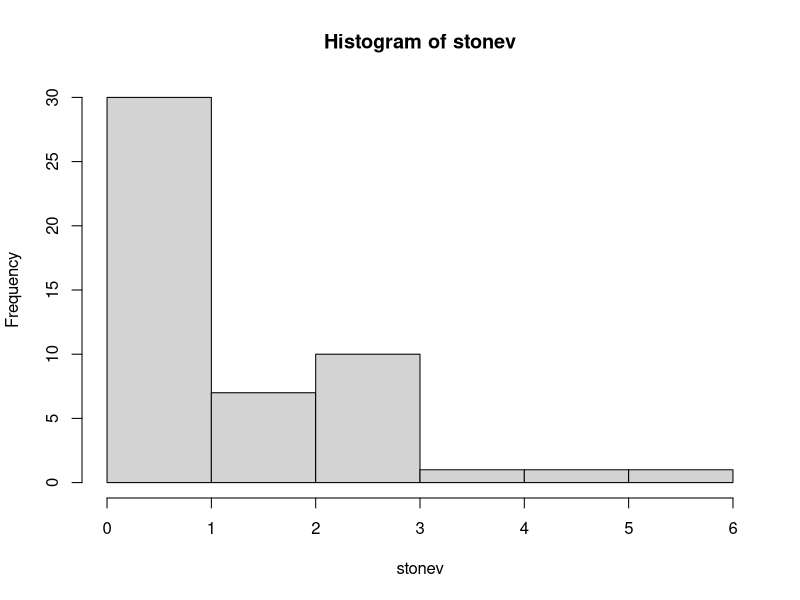
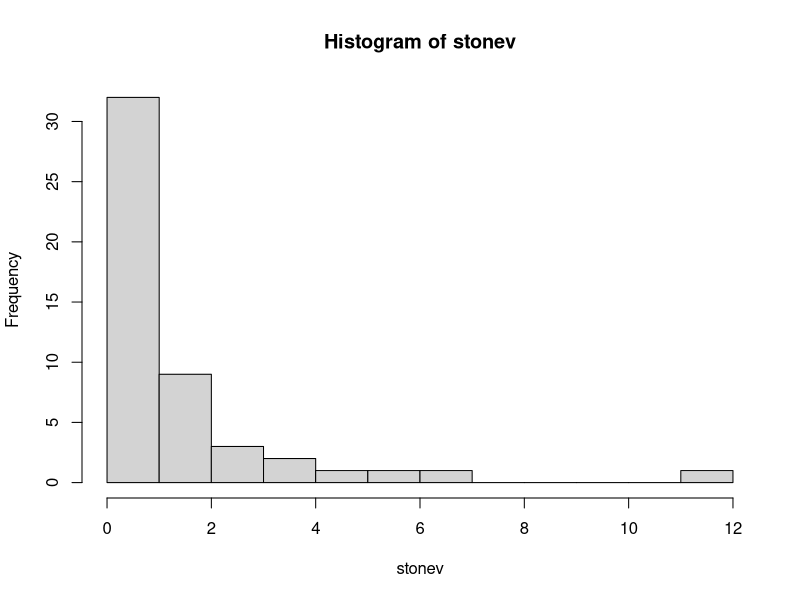
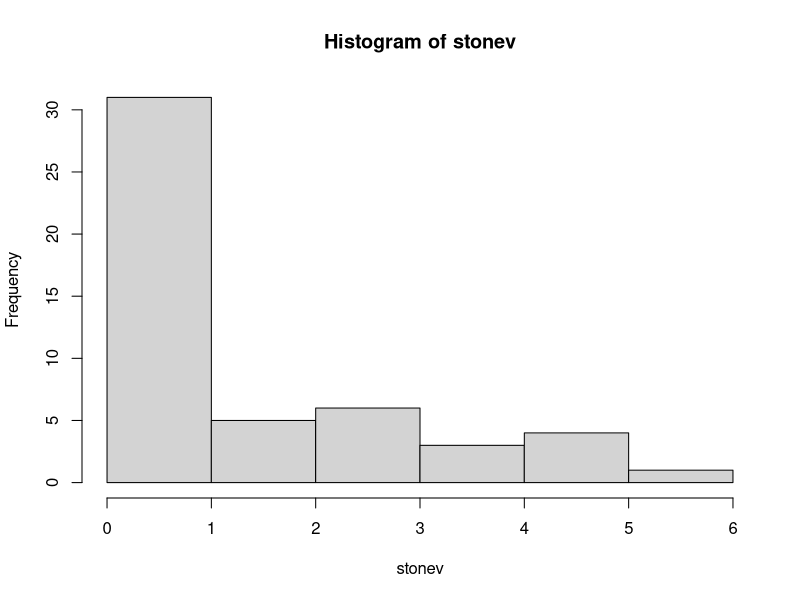
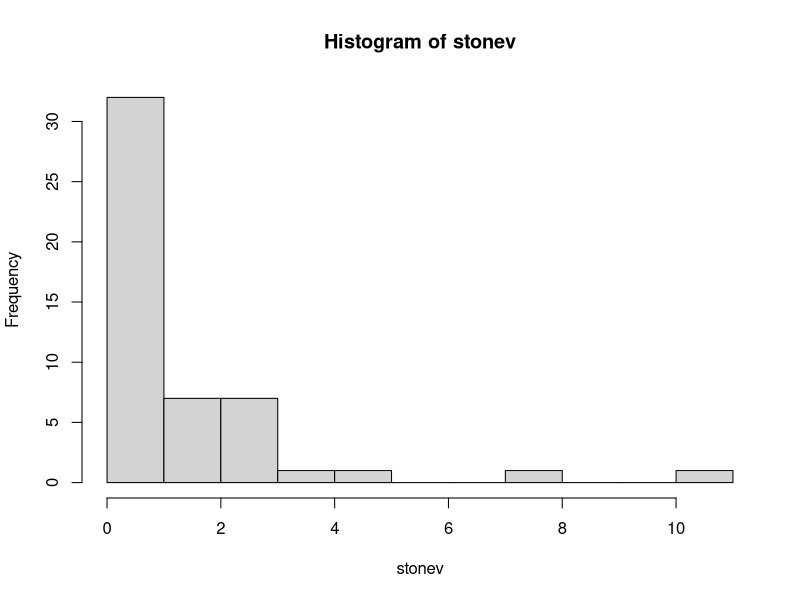
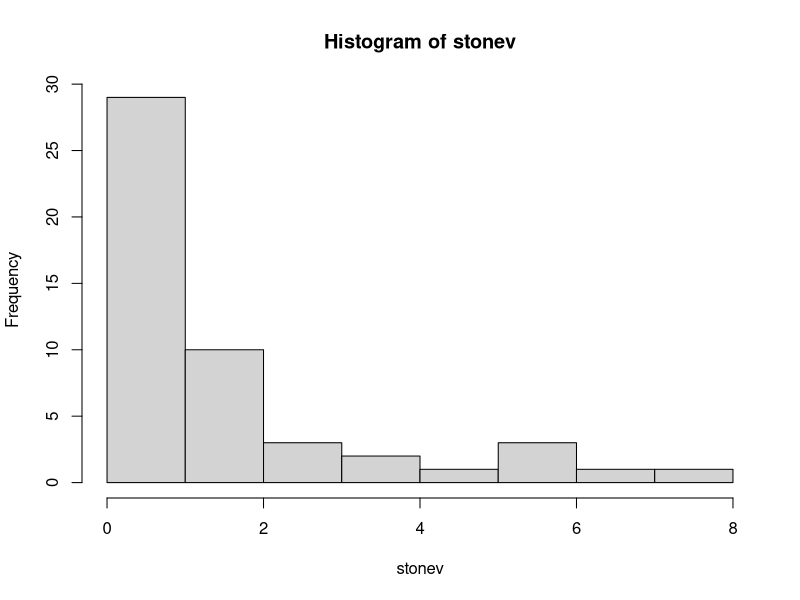
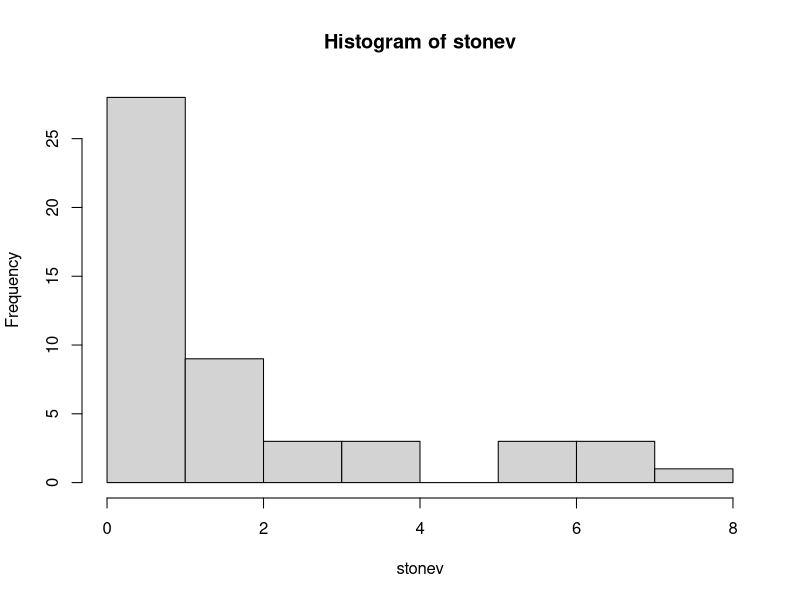
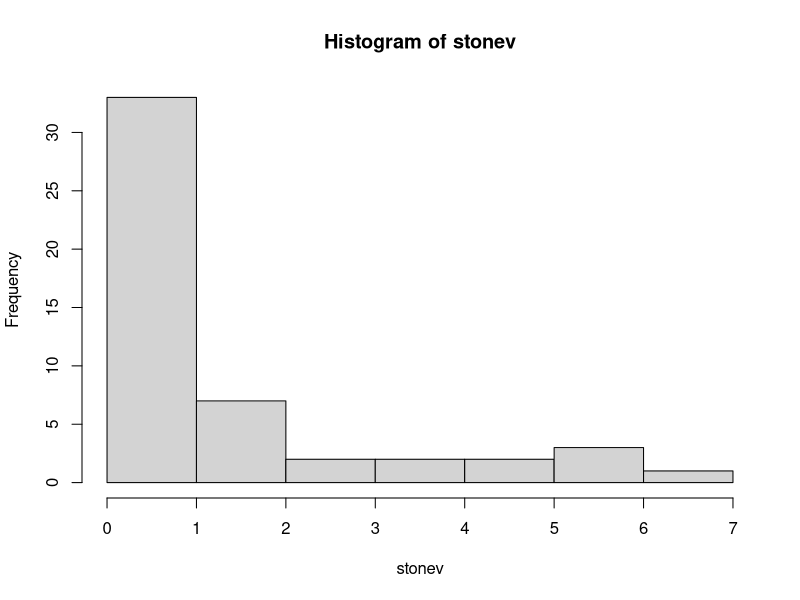
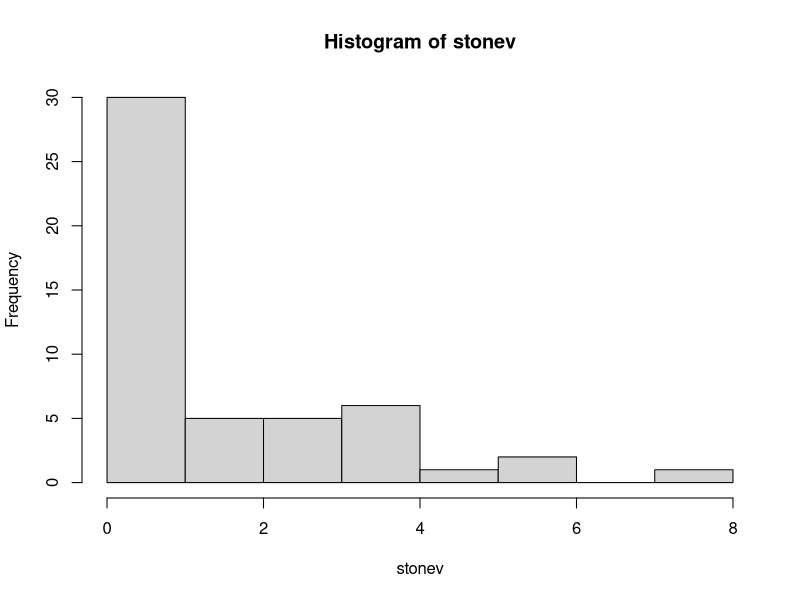

The R script that drew these images, in order: (Note: this script raises an error after producing the figures.)
# Checking Figure 3 in Franks and Deneubourg (1997)

set.seed(0)

s0 <- 50  # n of stones being carried at time 0
p <- 0.05 # prob of encountering a stone
d <- 0.03 # prob of deposition

niter <- 100
rsqv <- rep(0,niter)  # vector of r squared of the linear models

for (iter in 1:niter) {

  antv <- rep(1,s0) # vector recording what ants are still carrying
  stonev <- rep(0,s0) # vector recording number of encountered stones
  s <- s0
  
  
  while (s >0) {  # until all stones have been deposited
    
    for (i in 1:s0){  # go through each ant that was carrying to start with
      
      if (antv [i] > 0) {  # if it is still carrying
        
        if (runif(1)<= d) {  # check if it deposits
          
          s <- s-1
          antv [i] <- 0
          
        } else {
          
          if (runif(1) <= p) {  # check if it encounters a stone
            
            stonev [i] <- stonev [i] + 1 
            
          }
          
        }
        
      }
      
    }
    
  }
  
  
  br <- seq(0,max(stonev),1)
  h <- hist(stonev, breaks = br)
  sdep <- h$counts
  scarr <- c()
  for (x in 1:length(sdep)) {
    z <- 0
    for (xx in 1:x) {
      z <- z+sdep[xx]  # count how many stones have been deposited at previous values of n stones encountered
    }
    scarr <- c(scarr, s0-z) # subtract from starting n of stones to calculate how many are remaining
  }
    
  m <- lm(c(log(scarr[2:(length(scarr)-1)]),0)~br[2:(length(sdep))]) # exclude zero stone data point(as in F&D)
      
  rsqv[iter] <- summary(m)$r.squared
  
}

# plot last sim
dev.new(width=5, height=5)
par(mar = c(6,6,3,3), mfrow = c(1,1))
windowsFonts(A = windowsFont("Times New Roman"))
#plot(y = scarr,  x = br[1:(length(sdep))], ylab = "N of stones still carried", xlab = "N of stones encountered")
plot(y = log(scarr),  x = br[1:(length(sdep))], xlim = c(-0.2, 4.5), ylim = c(-0.2,3), family = 'A', ylab = " ", xlab = " ", cex.lab = 1.5, cex.axis = 1.5, tck = 0.04, pch = 20, cex = 2)
clip(-0.1,4.2,-0.05,3)
abline(m, lwd = 2)

mean(rsqv)
median(rsqv)
sd(rsqv)

length(which(rsqv >= 0.92))

